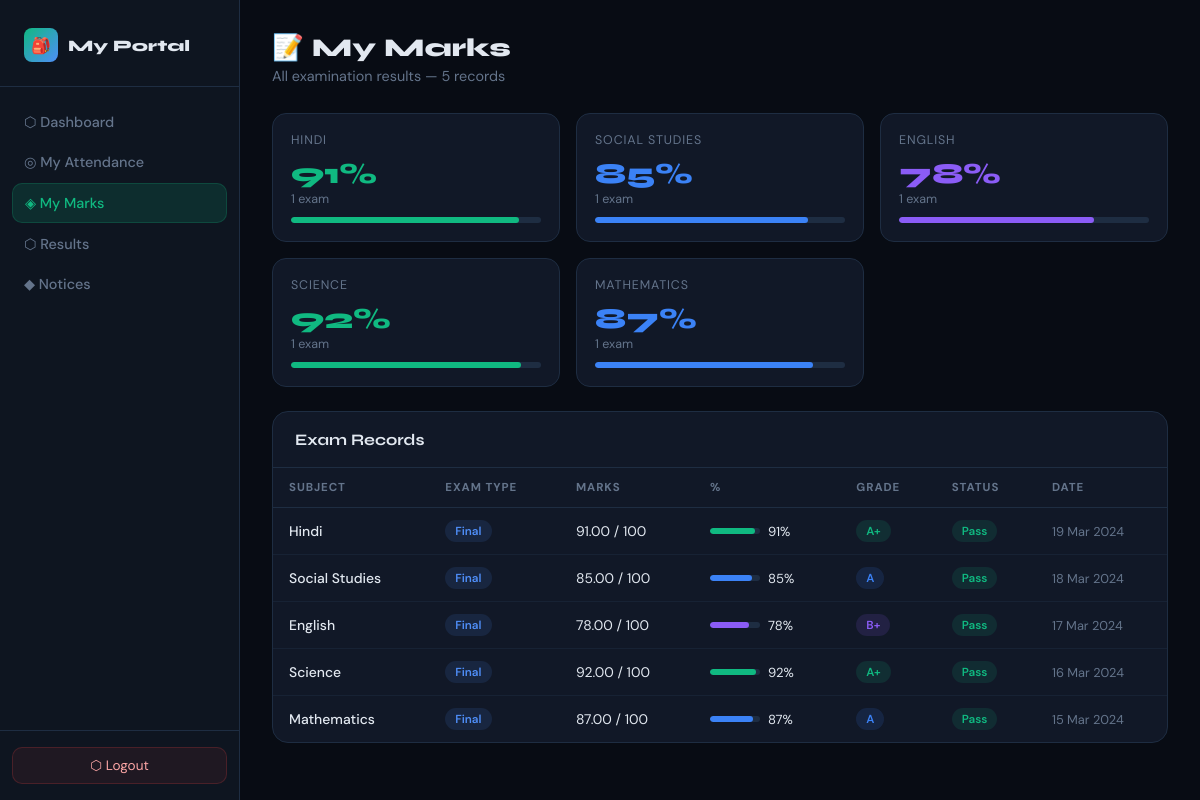
Before: /student/marks.php (signed in) with the older database file.
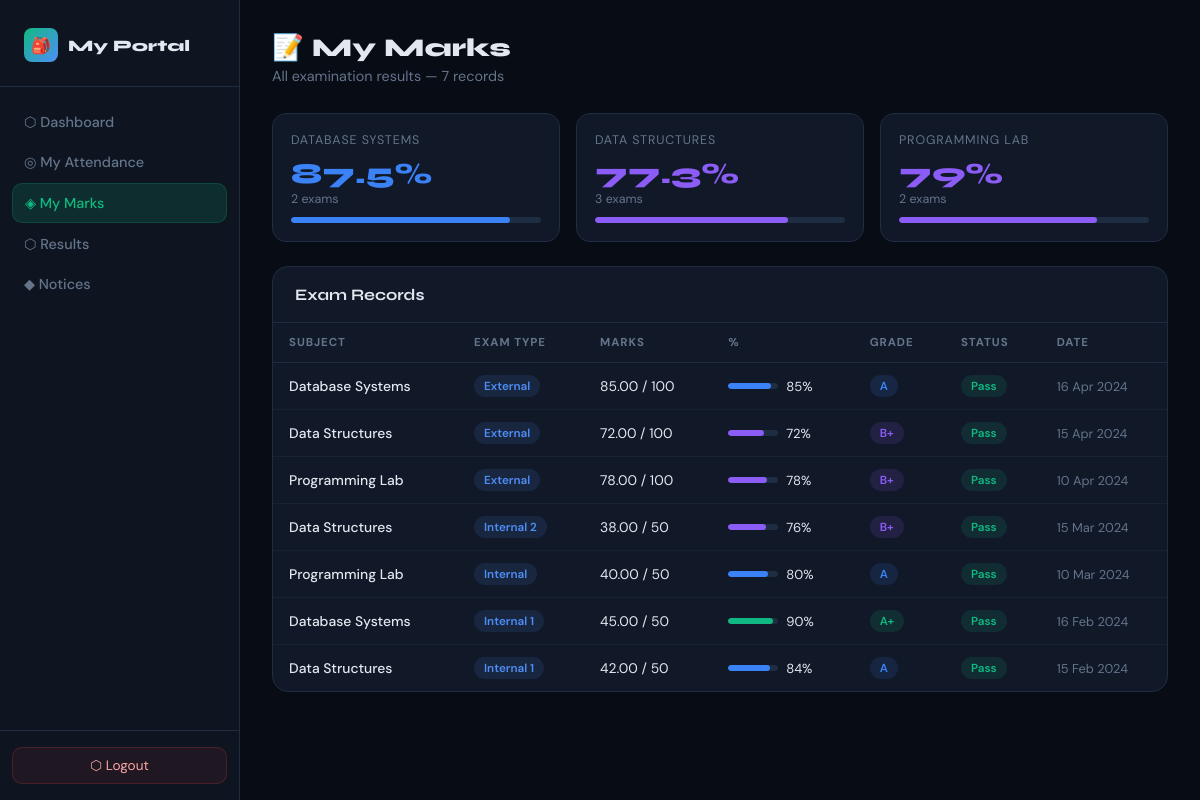
After: the same page with the newer database file.
### tables this page shows
CREATE TABLE IF NOT EXISTS marks (
    id INT AUTO_INCREMENT PRIMARY KEY,
    student_id INT NOT NULL,
    subject_id INT NOT NULL,
    exam_type VARCHAR(50) NOT NULL DEFAULT 'External',
    marks_obtained DECIMAL(5,2) DEFAULT 0,
    max_marks INT DEFAULT 100,
    grade VARCHAR(5),
    remarks TEXT,
    exam_date DATE,
    created_at TIMESTAMP DEFAULT CURRENT_TIMESTAMP,
    FOREIGN KEY (student_id) REFERENCES students(id) ON DELETE CASCADE,
    FOREIGN KEY (subject_id) REFERENCES subjects(id) ON DELETE CASCADE
);

CREATE TABLE IF NOT EXISTS subjects (
    id INT AUTO_INCREMENT PRIMARY KEY,
    name VARCHAR(100) NOT NULL,
    code VARCHAR(20) UNIQUE NOT NULL,
    year VARCHAR(10) NOT NULL,
    degree VARCHAR(50) NOT NULL,
    type ENUM('Theory','Lab') DEFAULT 'Theory',
    max_marks INT DEFAULT 100,
    pass_marks INT DEFAULT 35,
    created_at TIMESTAMP DEFAULT CURRENT_TIMESTAMP
);

### includes/config.php (called while the page is built, shortened)
<?php
function getGrade(float $percentage): string {
    if ($percentage >= 90) return 'A+';
    if ($percentage >= 80) return 'A';
    if ($percentage >= 70) return 'B+';
    return 'F';
}
function getGradeColor(string $grade): string {
    return match($grade) {
        'A+' => '#10b981',
        'A'  => '#3b82f6',
        'B+' => '#8b5cf6',
        'B'  => '#f59e0b',
        'C'  => '#f97316',
        'D'  => '#ef4444',
        default => '#6b7280'
    };
}

### student/marks.php (the view, shortened to what this page needs)
<?php
require_once '../includes/config.php';
$db = getDB();
$sid = $_SESSION['student_id'];
$marks = $db->query("
    SELECT m.*, sub.name as subject, sub.pass_marks
    FROM marks m JOIN subjects sub ON m.subject_id=sub.id
    WHERE m.student_id=$sid ORDER BY m.exam_date DESC, m.id DESC
");
$all = [];
while ($r = $marks->fetch_assoc()) $all[] = $r;
$by_subject = [];
foreach ($all as $m) {
    $by_subject[$m['subject']][] = $m;
}
?>
<!DOCTYPE html>
<html lang="en">
<head>
</head>
<body>
<div class="sidebar">
  <div class="sidebar-logo"><div class="logo-box">🎒</div> My Portal</div>
  <nav class="sidebar-nav">
    <a href="dashboard.php" class="nav-item">⬡ Dashboard</a>
    <a href="attendance.php" class="nav-item">◎ My Attendance</a>
    <a href="marks.php" class="nav-item active">◈ My Marks</a>
    <a href="results.php" class="nav-item">⬡ Results</a>
    <a href="notices.php" class="nav-item">◆ Notices</a>
  </nav>
  <div class="sidebar-footer">
    <a href="../logout.php" class="btn-logout">⬡ Logout</a>
  </div>
</div>
<div class="main">
  <div class="topbar">
    <h1>📝 My Marks</h1>
    <p>All examination results — <?= count($all) ?> records</p>
  </div>
  <div class="subject-grid">
    <?php foreach ($by_subject as $subj => $entries):
      $avg = round(array_sum(array_map(fn($m) => $m['marks_obtained']/$m['max_marks']*100, $entries)) / count($entries), 1);
      $grade = getGrade($avg);
      $color = getGradeColor($grade);
    ?>
    <div class="subject-card">
      <div style="font-size:.78rem;color:var(--muted);margin-bottom:8px;text-transform:uppercase;letter-spacing:.07em;"><?= htmlspecialchars($subj) ?></div>
      <div style="font-family:'Syne',sans-serif;font-size:1.8rem;font-weight:800;color:<?= $color ?>;"><?= $avg ?>%</div>
      <div style="font-size:.78rem;color:var(--muted);margin-bottom:10px;"><?= count($entries) ?> exam<?= count($entries)>1?'s':'' ?></div>
      <div class="progress"><div class="progress-bar" style="width:<?= $avg ?>%;background:<?= $color ?>;"></div></div>
    </div>
    <?php endforeach; ?>
  </div>
  <div class="panel">
    <div class="panel-head">
      <div class="panel-title">Exam Records</div>
    </div>
    <table>
      <thead><tr><th>Subject</th><th>Exam Type</th><th>Marks</th><th>%</th><th>Grade</th><th>Status</th><th>Date</th></tr></thead>
      <tbody>
        <?php foreach ($all as $m):
          $pct = round($m['marks_obtained']/$m['max_marks']*100,1);
          $grade = $m['grade'];
          $color = getGradeColor($grade);
          $pass = $m['marks_obtained'] >= $m['pass_marks'];
        ?>
        <tr>
          <td style="font-weight:500;"><?= htmlspecialchars($m['subject']) ?></td>
          <td><span class="badge" style="background:rgba(79,142,247,.12);color:var(--blue);"><?= $m['exam_type'] ?></span></td>
          <td><?= $m['marks_obtained'] ?> / <?= $m['max_marks'] ?></td>
          <td>
            <div style="display:flex;align-items:center;gap:8px;">
              <div class="progress" style="width:50px;"><div class="progress-bar" style="width:<?= $pct ?>%;background:<?= $color ?>;"></div></div>
              <span style="font-size:.82rem;"><?= $pct ?>%</span>
            </div>
          </td>
          <td><span class="badge" style="background:<?= $color ?>22;color:<?= $color ?>;"><?= $grade ?></span></td>
          <td>
            <span class="badge" style="background:<?= $pass?'rgba(16,185,129,.12)':'rgba(239,68,68,.12)' ?>;color:<?= $pass?'var(--accent)':'var(--red)' ?>;">
              <?= $pass ? 'Pass' : 'Fail' ?>
            </span>
          </td>
          <td style="font-size:.8rem;color:var(--muted);"><?= $m['exam_date'] ? date('d M Y', strtotime($m['exam_date'])) : '—' ?></td>
        </tr>
        <?php endforeach; ?>
      </tbody>
    </table>
  </div>
</div>
</body>
</html>

Changed rows visible on the page:
no longer on one of the page's lists (row edited): marks: avg "92"
no longer on one of the page's lists (row edited): marks: avg "85"
no longer on one of the page's lists (row edited): marks: avg "87"
changed marks: subj "HINDI" → "DATABASE SYSTEMS"; avg "91" → "87.5"; count($entries) "1" → "2"; subject.name "Hindi" → "Database Systems"; exam_type "Final" → "External"; marks_obtained "91.00" → "85.00"; pct "91" → "85"; grade "A+" → "A"; exam_date "19 Mar 2024" → "16 Apr 2024"; now shows "s"
changed marks: subj "ENGLISH" → "DATA STRUCTURES"; avg "78" → "77.3"; count($entries) "1" → "3"; subject.name "English" → "Data Structures"; exam_type "Final" → "External"; marks_obtained "78.00" → "72.00"; pct "78" → "72"; exam_date "17 Mar 2024" → "15 Apr 2024"; now shows "s"
now on this page (row edited): marks: subj "PROGRAMMING LAB", avg "79", count($entries) "2", subject.name "Programming Lab", exam_type "External", marks_obtained "78.00", max_marks "100", pct "78", grade "B+", shows "Pass", exam_date "10 Apr 2024"
changed marks: subject.name "Science" → "Data Structures"; exam_type "Final" → "Internal 2"; marks_obtained "92.00" → "38.00"; max_marks "100" → "50"; pct "92" → "76"; grade "A+" → "B+"; exam_date "16 Mar 2024" → "15 Mar 2024"
now on this page (row edited): marks: subject.name "Programming Lab", exam_type "Internal", marks_obtained "40.00", max_marks "50", pct "80", grade "A", shows "Pass", exam_date "10 Mar 2024"
changed marks: subject.name "Social Studies" → "Database Systems"; exam_type "Final" → "Internal 1"; marks_obtained "85.00" → "45.00"; max_marks "100" → "50"; pct "85" → "90"; grade "A" → "A+"; exam_date "18 Mar 2024" → "16 Feb 2024"; moves down the list
changed marks: subject.name "Mathematics" → "Data Structures"; exam_type "Final" → "Internal 1"; marks_obtained "87.00" → "42.00"; max_marks "100" → "50"; pct "87" → "84"; exam_date "15 Mar 2024" → "15 Feb 2024"
Other visible differences:
count($all): "5" → "7"
